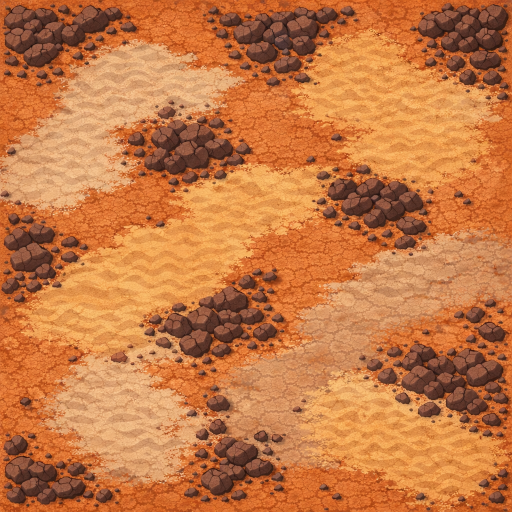
%> input picture Aaron Blasco Garcia/Terreno_1.png, 1024 x 1024 px (shown at 1/2 size)
$ octave HITO1AaronBlasco.m   (GNU Octave 9; MATLAB toolbox functions it lacks are replaced by stand-ins)
%> lines starting %> are read from the running program, lines starting %| are printed output that depends on the picture
### Aaron Blasco Garcia/terrainColors.m
 function C = terrainColors()
C = [ ...
    0.15 0.10 0.08;  % Roca compacta: marrón muy oscuro
    0.85 0.40 0.15;  % Regolito firme: naranja
    0.93 0.77 0.55;  % Duna blanda: beige
    0.95 0.68 0.30]; % Duna profunda: amarilla
end

### Aaron Blasco Garcia/HITO1AaronBlasco.m
%%%%%%%%%%%%%%%%%%%
clear,clc,close all


%%%%%%%%% HITO 1 Construcción del grafo de navegación del rover %%%%%%%%5
% Apartado a -> Cargar la imagen dada en el fichero
img = imread("Terreno_1.png"); % Almacenamos la imagen en una variable
%> img is the input picture: size 1024x1024x3 uint8; mean R, G, B 196.8, 120.4, 68.1
% img Almacena una matriz
figure();
imshow(img);% Mostramos la variable
title("Terreno Marciano");
% Apartado b -> Cargar la mascara de terreno
figure();
M = imread("Terreno_1_mask.png");
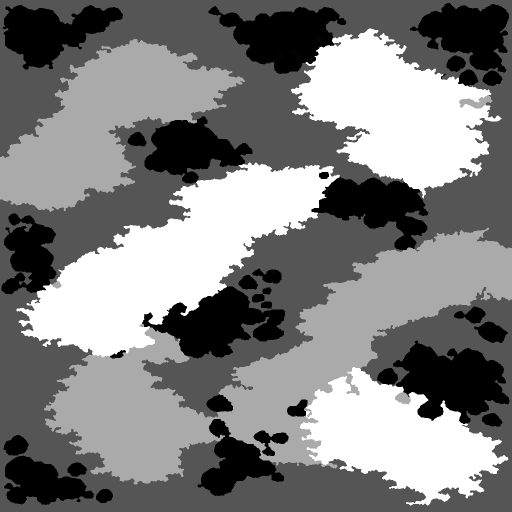
%> input picture Aaron Blasco Garcia/Terreno_1_mask.png, 1024 x 1024 px (shown at 1/2 size)
%> M is the input picture: size 1024x1024 uint8; min 0, max 255, mean 127.7
imshow(M)
% Construccion de la nueva Matriz T
[filas,columnas,z] = size(M);
%> filas = 1024; columnas = 1024; z = 1
% con la funcion size obtenemos las filas y la columnas
%  vamos a crear una nueva matriz T que en funcion del tono de gris
%  almacene una constante
T = [];
for i = 1:filas
    for j =1:columnas
        if(M(i,j)<45)
            T(i,j)=0;  % 0 : roca compacta (zona intransitable)
        elseif (M(i,j)>=45 && M(i,j)<135)
            T(i,j) = 1; % 1 : regolito firme
        elseif (M(i,j)>=135 && M(i,j)<225)
            T(i,j) = 2; % 2 : duna blanda
        else
            T(i,j) = 3; % 3 : duna profunda
        end
    end
end
% Apartado C -> Mostrar la Matriz T con un diseño especifico
% Mostraremos la imagen con imagesc
imagesc(T)
% creamos un colobar, cuya estructura es una imagen
% igual que en otras practicas hechas, por medio de la estrutura de
% NombreVariable. podremos modificar la representacion de la imagen
colormap(terrainColors()) % Añadimos los colores con la funcion colormap
% Junto a la matriz de colores que nos da la funcion de terrainColors
cb = colorbar;
% Ponemos los valores de nuesta matriz
cb.Ticks = [0 1 2 3];
% Anadimos una etiqueta a aquellos colores y que representan
cb.TickLabels = {'Roca compacta','Regolito firme','Duna blanda','Duna profunda'};
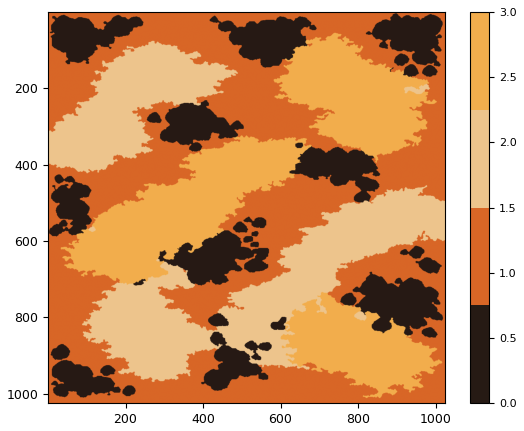
%> figure redrawn from the program's plot data
% Apartado d -> Cronstruccion del grafo
% Constentes para la creacion del grafo
pixels = 16;
gsd = 0.5;
[filas, columnas] = size(T);
%  Creamos un grafo vacio inicialmente
%> (the run ends here)
